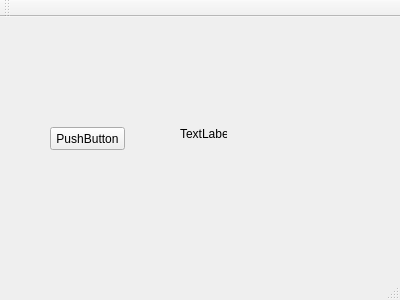
<?xml version="1.0" encoding="UTF-8"?>
<ui version="4.0">
 <class>MainWindow</class>
 <widget class="QMainWindow" name="MainWindow">
  <property name="geometry">
   <rect>
    <x>0</x>
    <y>0</y>
    <width>400</width>
    <height>300</height>
   </rect>
  </property>
  <property name="windowTitle">
   <string>MainWindow</string>
  </property>
  <widget class="QWidget" name="centralWidget">
   <widget class="QPushButton" name="pushButton">
    <property name="geometry">
     <rect>
      <x>50</x>
      <y>110</y>
      <width>75</width>
      <height>23</height>
     </rect>
    </property>
    <property name="text">
     <string>PushButton</string>
    </property>
   </widget>
   <widget class="QLabel" name="label">
    <property name="geometry">
     <rect>
      <x>180</x>
      <y>110</y>
      <width>47</width>
      <height>13</height>
     </rect>
    </property>
    <property name="text">
     <string>TextLabel</string>
    </property>
   </widget>
  </widget>
  <widget class="QMenuBar" name="menuBar">
   <property name="geometry">
    <rect>
     <x>0</x>
     <y>0</y>
     <width>400</width>
     <height>21</height>
    </rect>
   </property>
  </widget>
  <widget class="QToolBar" name="mainToolBar">
   <attribute name="toolBarArea">
    <enum>TopToolBarArea</enum>
   </attribute>
   <attribute name="toolBarBreak">
    <bool>false</bool>
   </attribute>
  </widget>
  <widget class="QStatusBar" name="statusBar"/>
 </widget>
 <layoutdefault spacing="6" margin="11"/>
 <resources/>
 <connections/>
</ui>
